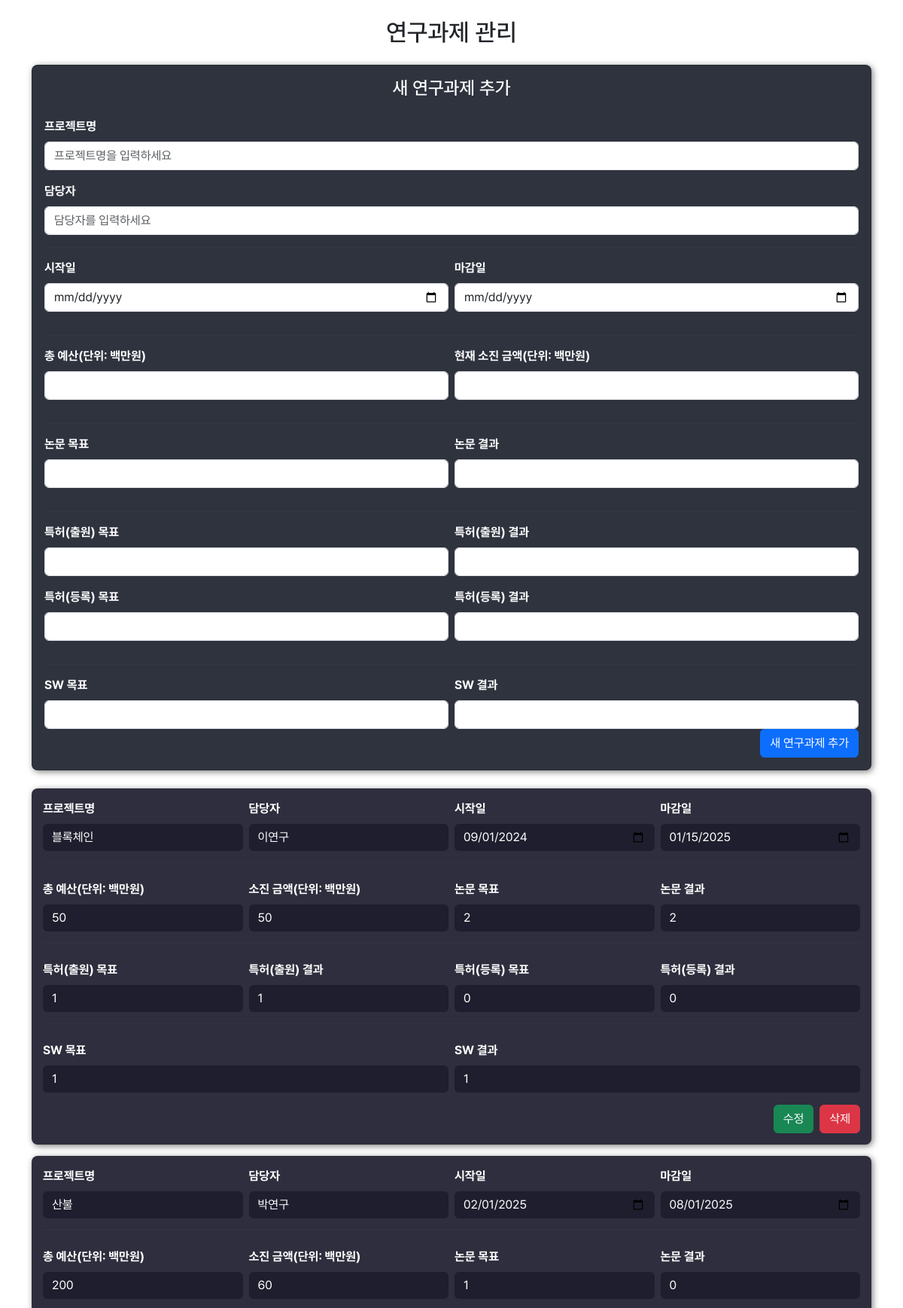
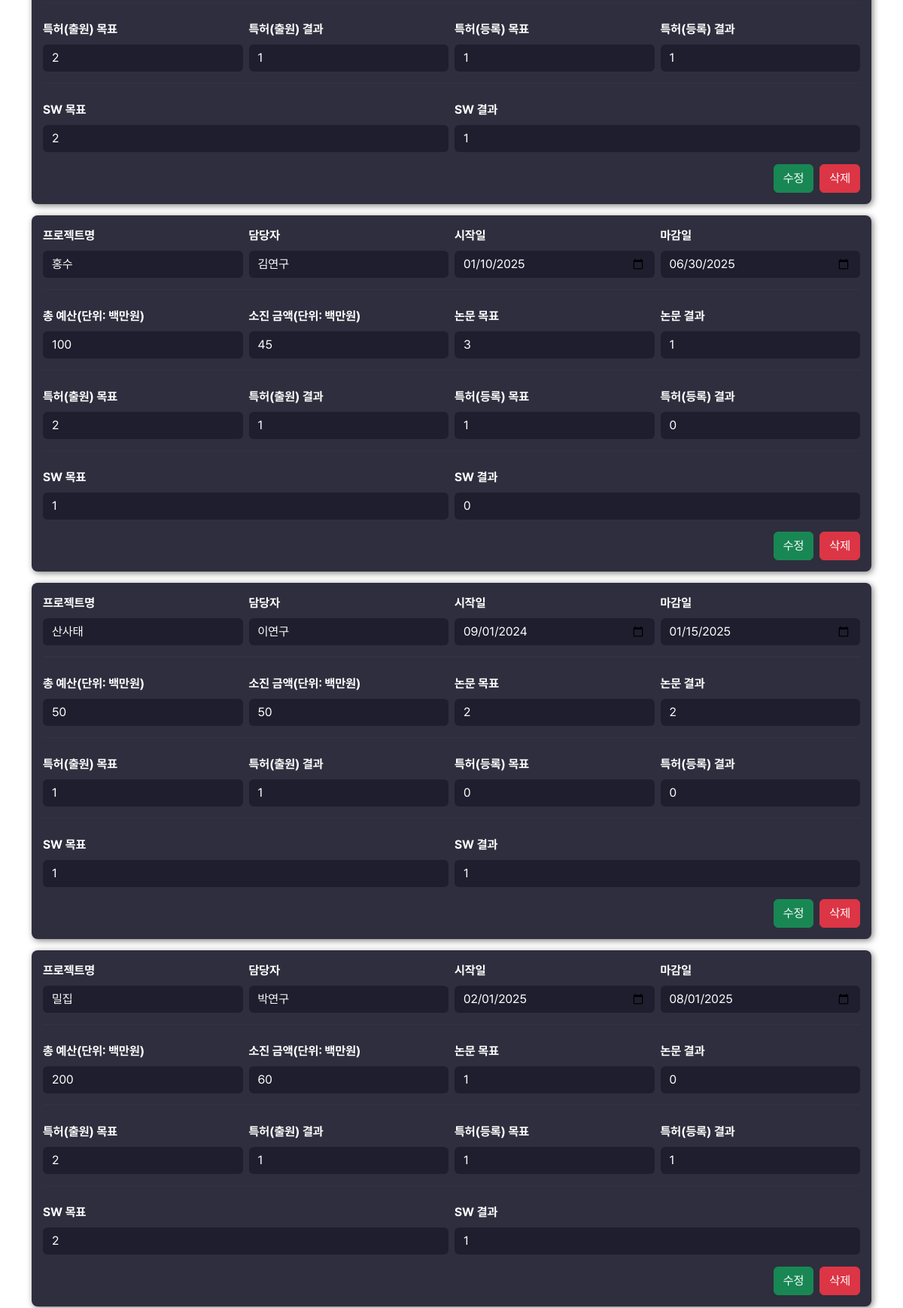
/update (upper part), run on the app's committed database (2 pictures, top to bottom).
### tables this page shows
CREATE TABLE projects (
            id INTEGER PRIMARY KEY AUTOINCREMENT,
            name TEXT NOT NULL,
            manager TEXT NOT NULL,
            start_date TEXT NOT NULL,
            end_date TEXT NOT NULL,
            total_cost INTEGER NOT NULL,
            current_expenditure INTEGER NOT NULL,
            goal_papers INTEGER DEFAULT 0,
            current_papers INTEGER DEFAULT 0,
            goal_patents_filed INTEGER DEFAULT 0,
            current_patents_filed INTEGER DEFAULT 0,
            goal_patents_registered INTEGER DEFAULT 0,
            current_patents_registered INTEGER DEFAULT 0,
            goal_software INTEGER DEFAULT 0,
            current_software INTEGER DEFAULT 0
        );

### routes.py (the view, shortened to what this page needs)
@update_blueprint.route('/update', methods=['GET', 'POST'])
def update():
    projects = get_projects()
    for project in projects:
        project["progress"] = calculate_progress(project["start_date"], project["end_date"])
    return render_template('update.html', projects=projects)

### app.py (called while the page is built)
@app.after_request
def add_header(response):
    response.headers["Cache-Control"] = "no-store, no-cache, must-revalidate, public, max-age=0"
    response.headers["Pragma"] = "no-cache"
    response.headers["Expires"] = "0"
    return response

### utils.py (called while the page is built)
def calculate_progress(start_date, end_date):
    start = datetime.datetime.strptime(start_date, "%Y-%m-%d").date()
    end = datetime.datetime.strptime(end_date, "%Y-%m-%d").date()
    total_days = (end - start).days
    elapsed_days = (today - start).days
    if elapsed_days <= 0:
        return 0  # 시작 전
    if elapsed_days >= total_days:
        return 100  # 완료됨
    return round((elapsed_days / total_days) * 100, 1)

### templates/update.html (shortened to what this page needs)
<!DOCTYPE html>
<html lang="ko">
<head>
  <link rel="stylesheet" href="https://cdn.jsdelivr.net/npm/bootstrap@5.3.0/dist/css/bootstrap.min.css">
  <link rel="stylesheet" href="{{ url_for('static', filename='font/pretendard.css') }}">
  <link rel="stylesheet" href="{{ url_for('static', filename='font/pretendard-subset.css') }}">
</head>
<body class="container mt-4">
  <h2 class="text-center mb-4">연구과제 관리</h2>
  <div class="card mb-4" style="background-color:#2e333e; border-radius:8px; box-shadow:2px 2px 8px rgba(0,0,0,0.5);">
    <div class="card-body">
      <h4 class="card-title text-center text-white mb-4">새 연구과제 추가</h4>
      <form method="post">
        <div class="mb-3">
          <label for="name" class="form-label text-white">프로젝트명</label>
          <input type="text" class="form-control" name="name" id="name" placeholder="프로젝트명을 입력하세요" required>
        </div>
        <div class="mb-3">
          <label for="manager" class="form-label text-white">담당자</label>
          <input type="text" class="form-control" name="manager" id="manager" placeholder="담당자를 입력하세요" required>
        </div>
        <hr class="form-divider">
        <div class="row g-2">
          <div class="col-md-6 mb-3">
            <label for="start_date" class="form-label text-white">시작일</label>
            <input type="date" class="form-control" name="start_date" id="start_date" required>
          </div>
          <div class="col-md-6 mb-3">
            <label for="end_date" class="form-label text-white">마감일</label>
            <input type="date" class="form-control" name="end_date" id="end_date" required>
          </div>
        </div>
        <hr class="form-divider">
        <div class="row g-2">
          <div class="col-md-6 mb-3">
            <label for="total_cost" class="form-label text-white">총 예산(단위: 백만원)</label>
            <input type="number" class="form-control" name="total_cost" id="total_cost" required>
          </div>
          <div class="col-md-6 mb-3">
            <label for="current_expenditure" class="form-label text-white">현재 소진 금액(단위: 백만원)</label>
            <input type="number" class="form-control" name="current_expenditure" id="current_expenditure" required>
          </div>
        </div>
        <hr class="form-divider">
        <div class="row g-2">
          <div class="col-md-6 mb-3">
            <label for="goal_papers" class="form-label text-white">논문 목표</label>
            <input type="number" class="form-control" name="goal_papers" id="goal_papers" required>
          </div>
          <div class="col-md-6 mb-3">
            <label for="current_papers" class="form-label text-white">논문 결과</label>
            <input type="number" class="form-control" name="current_papers" id="current_papers" required>
          </div>
        </div>
        <hr class="form-divider">
        <div class="row g-2">
          <div class="col-md-6 mb-3">
            <label for="goal_patents_filed" class="form-label text-white">특허(출원) 목표</label>
            <input type="number" class="form-control" name="goal_patents_filed" id="goal_patents_filed" required>
          </div>
          <div class="col-md-6 mb-3">
            <label for="current_patents_filed" class="form-label text-white">특허(출원) 결과</label>
            <input type="number" class="form-control" name="current_patents_filed" id="current_patents_filed" required>
          </div>
        </div>
        <div class="row g-2">
          <div class="col-md-6 mb-3">
            <label for="goal_patents_registered" class="form-label text-white">특허(등록) 목표</label>
            <input type="number" class="form-control" name="goal_patents_registered" id="goal_patents_registered" required>
          </div>
          <div class="col-md-6 mb-3">
            <label for="current_patents_registered" class="form-label text-white">특허(등록) 결과</label>
            <input type="number" class="form-control" name="current_patents_registered" id="current_patents_registered" required>
          </div>
        </div>
        <hr class="form-divider">
        <div class="row g-2">
          <div class="col-md-6">
            <label for="goal_software" class="form-label text-white">SW 목표</label>
            <input type="number" class="form-control" name="goal_software" id="goal_software" required>
          </div>
          <div class="col-md-6">
            <label for="current_software" class="form-label text-white">SW 결과</label>
            <input type="number" class="form-control" name="current_software" id="current_software" required>
          </div>
        </div>
        <div class="d-flex justify-content-end">
          <button type="submit" class="btn btn-primary" onclick="return confirm('새 연구과제를 추가하시겠습니까?')">새 연구과제 추가</button>
        </div>
      </form>
    </div>
  </div>
  <div class="mb-5">
    {% for project in projects %}
    <div class="project-card">
      <form method="post" class="project-form">
        <div class="row g-2 align-items-center">
          <div class="col-md-3">
            <label class="form-label">프로젝트명</label>
            <input type="text" name="name" value="{{ project.name }}" class="form-control" required>
          </div>
          <div class="col-md-3">
            <label class="form-label">담당자</label>
            <input type="text" name="manager" value="{{ project.manager }}" class="form-control" required>
          </div>
          <div class="col-md-3">
            <label class="form-label">시작일</label>
            <input type="date" name="start_date" value="{{ project.start_date }}" class="form-control" required>
          </div>
          <div class="col-md-3">
            <label class="form-label">마감일</label>
            <input type="date" name="end_date" value="{{ project.end_date }}" class="form-control" required>
          </div>
        </div>
        <hr class="form-divider">
        <div class="row g-2 mt-2">
          <div class="col-md-3">
            <label class="form-label">총 예산(단위: 백만원)</label>
            <input type="number" name="total_cost" value="{{ project.total_cost }}" class="form-control" required>
          </div>
          <div class="col-md-3">
            <label class="form-label">소진 금액(단위: 백만원)</label>
            <input type="number" name="current_expenditure" value="{{ project.current_expenditure }}" class="form-control" required>
          </div>
          <div class="col-md-3">
            <label class="form-label">논문 목표</label>
            <input type="number" name="goal_papers" value="{{ project.goal_papers }}" class="form-control" required>
          </div>
          <div class="col-md-3">
            <label class="form-label">논문 결과</label>
            <input type="number" name="current_papers" value="{{ project.current_papers }}" class="form-control" required>
          </div>
        </div>
        <hr class="form-divider">
        <div class="row g-2 mt-2">
          <div class="col-md-3">
            <label class="form-label">특허(출원) 목표</label>
            <input type="number" name="goal_patents_filed" value="{{ project.goal_patents_filed }}" class="form-control" required>
          </div>
          <div class="col-md-3">
            <label class="form-label">특허(출원) 결과</label>
            <input type="number" name="current_patents_filed" value="{{ project.current_patents_filed }}" class="form-control" required>
          </div>
          <div class="col-md-3">
            <label class="form-label">특허(등록) 목표</label>
            <input type="number" name="goal_patents_registered" value="{{ project.goal_patents_registered }}" class="form-control" required>
          </div>
          <div class="col-md-3">
            <label class="form-label">특허(등록) 결과</label>
            <input type="number" name="current_patents_registered" value="{{ project.current_patents_registered }}" class="form-control" required>
          </div>
        </div>
        <hr class="form-divider">
        <div class="row g-2 mt-2">
          <div class="col-md-6">
            <label class="form-label">SW 목표</label>
            <input type="number" name="goal_software" value="{{ project.goal_software }}" class="form-control" required>
          </div>
          <div class="col-md-6">
            <label class="form-label">SW 결과</label>
            <input type="number" name="current_software" value="{{ project.current_software }}" class="form-control" required>
          </div>
        </div>
        <div class="mt-3 d-flex justify-content-end">
          <button type="submit" name="action" value="update" class="btn btn-success me-2" onclick="return confirm('수정하시겠습니까?')">수정</button>
          <button type="submit" name="action" value="delete" class="btn btn-danger" onclick="return confirm('삭제하시겠습니까?')">삭제</button>
        </div>
      </form>
    </div>
    {% endfor %}
  </div>
</body>
</html>

### templates/update.html (style rules this page uses)
* { font-family: 'Pretendard', sans-serif; }
.project-card { background-color: #2E2E3E; border-radius: 8px; box-shadow: 2px 2px 8px rgba(0,0,0,0.5); padding: 15px; margin-bottom: 15px; color: white; }
.project-form .form-control { background-color: #1E1E2E; border: none; color: white; }
.form-label { font-weight: bold; }
.form-divider { border-top: 1px solid #444; margin: 15px 0; }

### data on the page
projects: name "블록체인", manager "이연구", start_date "09/01/2024", end_date "01/15/2025", total_cost "50", current_expenditure "50", goal_papers "2", current_papers "2", goal_patents_filed "1", current_patents_filed "1", goal_patents_registered "0", current_patents_registered "0", goal_software "1", current_software "1"
projects: name "산불", manager "박연구", start_date "02/01/2025", end_date "08/01/2025", total_cost "200", current_expenditure "60", goal_papers "1", current_papers "0", goal_patents_filed "2", current_patents_filed "1", goal_patents_registered "1", current_patents_registered "1", goal_software "2", current_software "1"
projects: name "홍수", manager "김연구", start_date "01/10/2025", end_date "06/30/2025", total_cost "100", current_expenditure "45", goal_papers "3", current_papers "1", goal_patents_filed "2", current_patents_filed "1", goal_patents_registered "1", current_patents_registered "0", goal_software "1", current_software "0"
projects: name "산사태", manager "이연구", start_date "09/01/2024", end_date "01/15/2025", total_cost "50", current_expenditure "50", goal_papers "2", current_papers "2", goal_patents_filed "1", current_patents_filed "1", goal_patents_registered "0", current_patents_registered "0", goal_software "1", current_software "1"
projects: name "밀집", manager "박연구", start_date "02/01/2025", end_date "08/01/2025", total_cost "200", current_expenditure "60", goal_papers "1", current_papers "0", goal_patents_filed "2", current_patents_filed "1", goal_patents_registered "1", current_patents_registered "1", goal_software "2", current_software "1"
